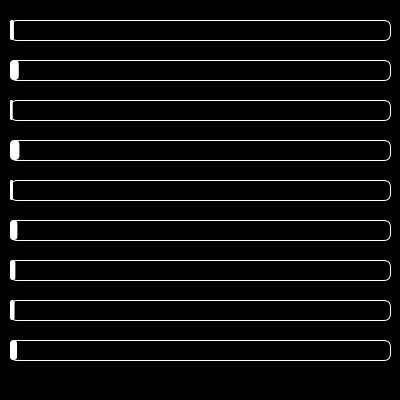
Frame 1 (no input)
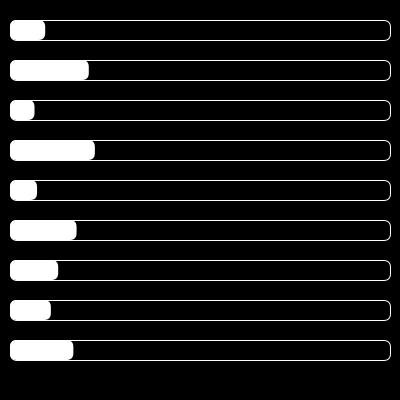
Frame 60 (the mouse pressed at the canvas centre just before this capture)
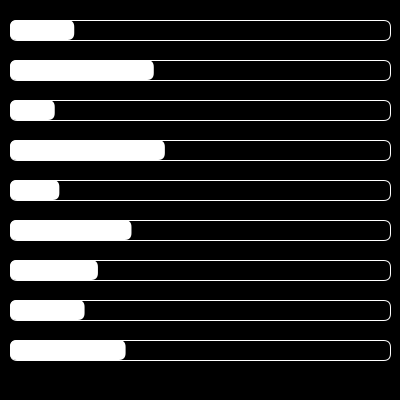
Frame 120 (the mouse held since frame 60 and released just before this capture)

The Processing sketch that drew these frames (run headless with seeded random() and noise(); from frame 60 on, the mouse is pressed at the canvas centre):

// Processing sketch: timersss
// ── timersss.pde
float timeLast = 0;
float timeNow = 0;
float timeDelta = 0;
ArrayList<Timer> timers = new ArrayList<Timer>();
void setup() {
   
  size(400,400);
  
  int y = TIMER_HEIGHT;
  while (y < height-TIMER_HEIGHT) {
    
    Timer t = new Timer(10, y , width-20, random(1,20));
    timers.add(t);
    y += (2 * TIMER_HEIGHT);
  }
}


void draw() {
  background(0);
  timeNow = millis(); //System.nanoTime() / 1000000;
  timeDelta = timeNow - timeLast;
  timeLast = timeNow;
  
  
  for (Timer t : timers) {
    t.update();
    t.draw();
  }
  
  
  
}

// ── Timer.pde
final int TIMER_HEIGHT = 20;
class Timer {
  PVector pos, dims;
  
  float time;
  float val;
  Timer(float x, float y, float w, float time) {
    pos = new PVector(x,y);
    dims = new PVector(w, TIMER_HEIGHT);
    
    this.time =time;

  }
  
  void update() {
    val += timeDelta / 1000;
    if (val > time) {
      val -= time;
    }
    
  }
  
  void draw() {
    noFill();
    stroke(255);
    rect(pos.x, pos.y, dims.x, dims.y, 7);
    
    fill(255);
    noStroke();
    rect(pos.x, pos.y, map(val, 0, time, 0, dims.x), dims.y, 7);
    //fill(0);
    //text(nfc(val,2), pos.x, pos.y + 10);
  }
}
